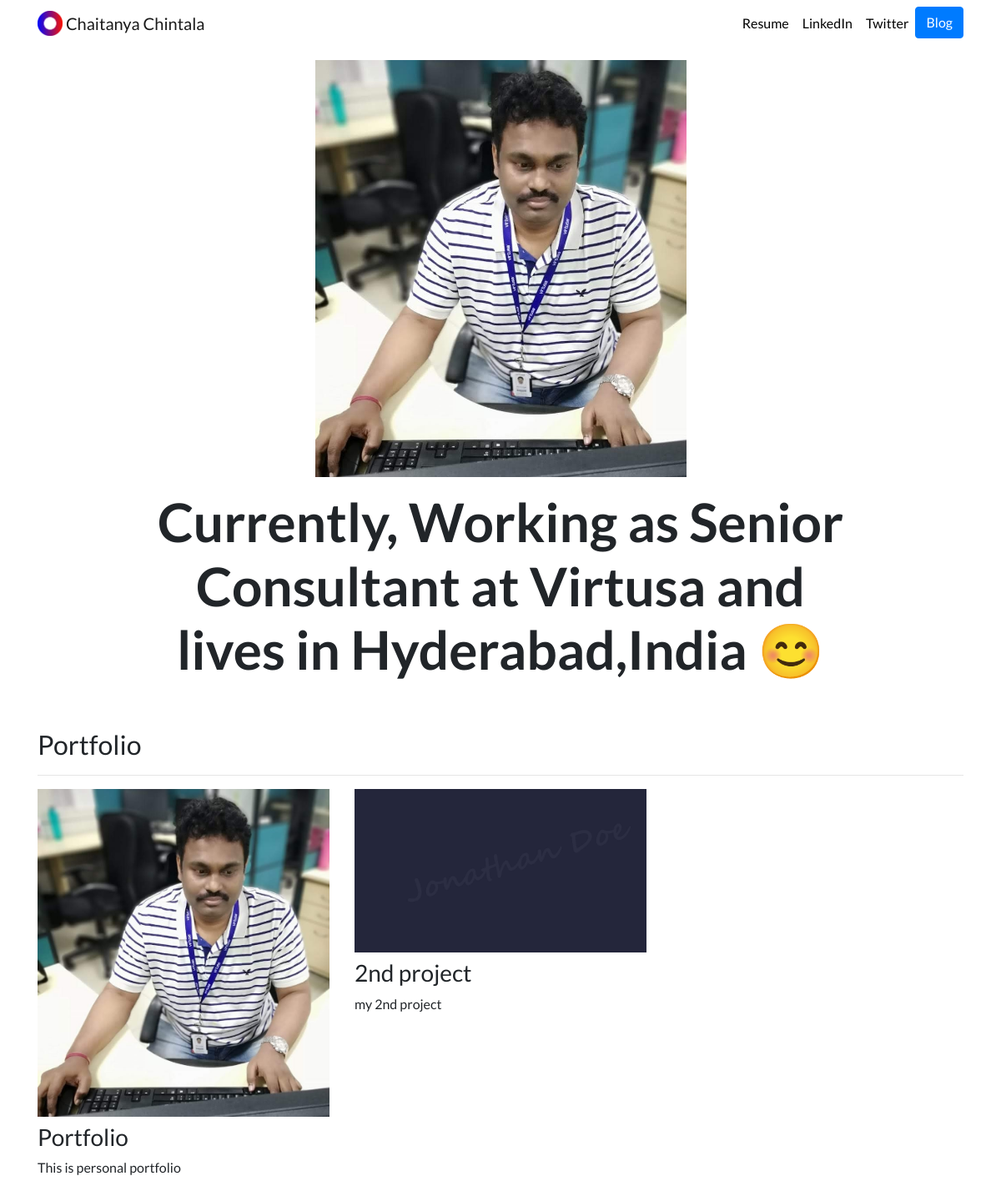
The page / on the database its author committed.
### portfolio/models.py (models this page shows, shortened)
class Project(models.Model):
    title = models.CharField(max_length=100)
    description = models.CharField(max_length=300)
    image = models.ImageField(upload_to='portfolio/images/')
    url = models.URLField(blank=True)

### portfolio/views.py (the view)
# urls.py: 2. Add a URL to urlpatterns:  path('', views.home, name='home')
def home(request):
    projects = Project.objects.all()
    return render(request,'portfolio/home.html',{'projects':projects})

### portfolio/templates/portfolio/home.html
{% extends "portfolio/base.html" %}
{% load static %}
{% block content %}
<div class="row justify-content-center my-3">
  <div class="col-5">
    <img src="{% static 'portfolio/profilephoto.jpg' %}" class="img-fluid">
  </div>
</div>
<div class="row justify-content-center mb-3">
  <div class="col-md-9 text-center">
    <h1 id="hometext" class="font-weight-bold">Currently, Working as Senior Consultant at Virtusa and lives in Hyderabad,India 😊</h1>
  </div>
</div>
<h2 class="mt-5">Portfolio</h2>
<hr>
<div class="row">
  {% for project in projects %}
  <div class="col-lg-4 col-md-6">
    {% if project.url %}
    <a href="{{ project.url }}">
      <img src="{{ project.image.url }}" class="img-fluid mb-2">
    </a>
    {% else %}
    <img src="{{ project.image.url }}" class="img-fluid mb-2">
    {% endif %}
    <h3>{{ project.title }}</h3>
    <p>{{ project.description }}</p>
  </div>
  {% endfor %}
</div>
{% endblock %}

### portfolio/templates/portfolio/base.html (shortened to what this page needs)
{% load static %}
<!doctype html>
<html lang="en">
<head>
  <link rel="stylesheet" href="https://stackpath.bootstrapcdn.com/bootstrap/4.4.1/css/bootstrap.min.css">
  <link rel="stylesheet" href="{% static 'portfolio/custom.css' %}">
</head>
<body>
  <nav id="topNav" class="navbar navbar-expand-md navbar-light">
    <div class="container">
      <a class="navbar-brand" href="{% url 'home' %}">
        <img src="{% static 'portfolio/Logo.png' %}" width="30" height="30" class="d-inline-block align-top" alt="Nick's Logo">
        <span>Chaitanya Chintala</span>
      </a>
      <div class="collapse navbar-collapse text-center" id="navbarNav">
        <ul class="navbar-nav ml-auto">
          <li class="nav-item">
            <a class="nav-link" href="{% static 'portfolio/resume.pdf' %}">Resume</a>
          </li>
          <li class="nav-item">
            <a class="nav-link" href="https://www.linkedin.com/in/chaitanya-chintala-168b49262/" target="_blank">LinkedIn</a>
          </li>
          <li class="nav-item">
            <a class="nav-link" href="https://twitter.com/chintala3777" target="_blank">Twitter</a>
          </li>
          <li>
            <a role="button" href="{% url 'blog:all_blogs' %}" class="btn btn-primary">Blog</a>
          </li>
        </ul>
      </div>
    </div>
  </nav>
  <div class="container">
    {% block content %}{% endblock %}
  </div>
</body>
</html>

### portfolio/static/portfolio/custom.css (style rules this page uses)
.navbar-nav .nav-link { color: rgba(0,0,0,1) !important; }
body { font-family: 'Lato', sans-serif; }
@media (min-width: 992px) { #hometext { font-size: 4rem; } }

### rows shown on the page
Project: image (picture), title "Portfolio", description "This is personal portfolio"
Project: image (picture), title "2nd project", description "my 2nd project"
